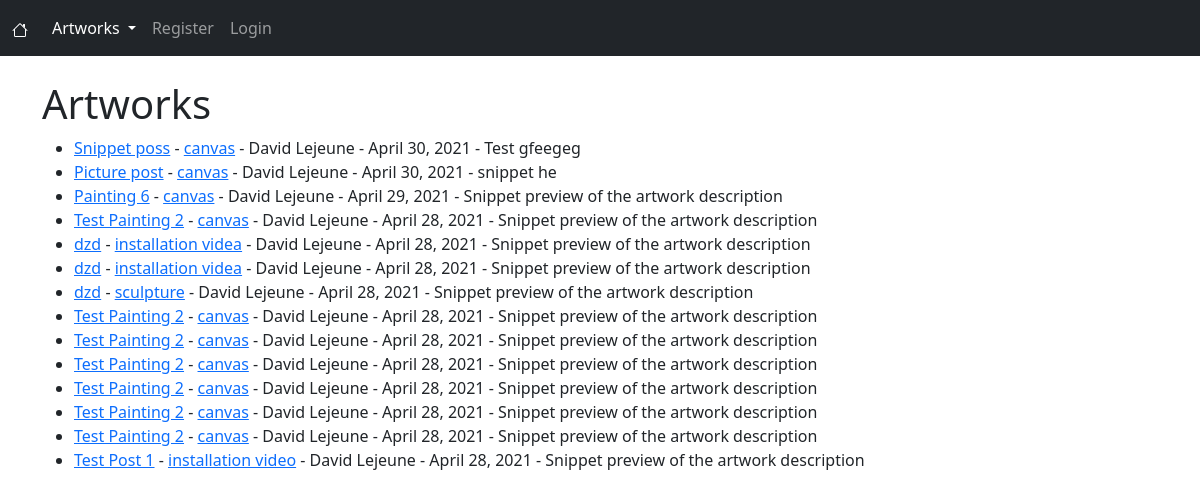
The app's page /artworks/ with its own data.
### artworks/models.py (models this page shows, shortened)
class Artwork(models.Model):
    title = models.CharField(max_length=255)
    header_image = models.ImageField(null=True, blank=True, upload_to="images/")
    title_tag = models.CharField(max_length=255)
    author = models.ForeignKey(User, on_delete=models.CASCADE)
    body = RichTextField(blank=True, null=True)
    snippet = models.CharField(max_length=255)
    artwork_date = models.DateField(auto_now_add=True)
    category = models.CharField(max_length=255, default='No category')
    likes = models.ManyToManyField(User, related_name='artwork_post')

### artworks/views.py (the view)
# urls.py: path('artworks/', ArtworkView.as_view(), name="artworks"),
class ArtworkView(ListView):
    model = Artwork
    template_name = 'artworks.html'
    ordering = ['-artwork_date']
    def get_context_data(self, *args, **kwargs):
        cat_menu = Category.objects.all()
        context = super(ArtworkView, self).get_context_data(*args, **kwargs)
        context["cat_menu"] = cat_menu
        return context

### artworks/models.py (called while the page is built)
    def __str__(self):
        return self.name

### artworks/templates/artworks.html (shortened to what this page needs)
{% extends 'base.html' %}
{% block content %}
<h1>Artworks</h1>
<ul>
    {% for artwork in object_list %}
        <li><a href="{% url 'artwork-detail' artwork.pk %}">{{ artwork.title }}</a> -
            <a href="{% url 'category' artwork.category|slugify %}">{{ artwork.category}}</a> -
            {{ artwork.author.first_name }} {{ artwork.author.last_name }} - {{ artwork.artwork_date }} -
            {{ artwork.snippet }}
        </li>
    {% endfor %}
</ul>
{% endblock %}

### records on screen
Artwork: title "Snippet poss", category "canvas", author.first_name "David", author.last_name "Lejeune", artwork_date "April 30, 2021", snippet "Test gfeegeg"
Artwork: title "Picture post", category "canvas", author.first_name "David", author.last_name "Lejeune", artwork_date "April 30, 2021", snippet "snippet he"
Artwork: title "Painting 6", category "canvas", author.first_name "David", author.last_name "Lejeune", artwork_date "April 29, 2021", snippet "Snippet preview of the artwork description"
Artwork: title "Test Painting 2", category "canvas", author.first_name "David", author.last_name "Lejeune", artwork_date "April 28, 2021", snippet "Snippet preview of the artwork description"
Artwork: title "dzd", category "installation videa", author.first_name "David", author.last_name "Lejeune", artwork_date "April 28, 2021", snippet "Snippet preview of the artwork description"
Artwork: title "dzd", category "installation videa", author.first_name "David", author.last_name "Lejeune", artwork_date "April 28, 2021", snippet "Snippet preview of the artwork description"
Artwork: title "dzd", category "sculpture", author.first_name "David", author.last_name "Lejeune", artwork_date "April 28, 2021", snippet "Snippet preview of the artwork description"
Artwork: title "Test Painting 2", category "canvas", author.first_name "David", author.last_name "Lejeune", artwork_date "April 28, 2021", snippet "Snippet preview of the artwork description"
Artwork: title "Test Painting 2", category "canvas", author.first_name "David", author.last_name "Lejeune", artwork_date "April 28, 2021", snippet "Snippet preview of the artwork description"
Artwork: title "Test Painting 2", category "canvas", author.first_name "David", author.last_name "Lejeune", artwork_date "April 28, 2021", snippet "Snippet preview of the artwork description"
Artwork: title "Test Painting 2", category "canvas", author.first_name "David", author.last_name "Lejeune", artwork_date "April 28, 2021", snippet "Snippet preview of the artwork description"
Artwork: title "Test Painting 2", category "canvas", author.first_name "David", author.last_name "Lejeune", artwork_date "April 28, 2021", snippet "Snippet preview of the artwork description"
Artwork: title "Test Painting 2", category "canvas", author.first_name "David", author.last_name "Lejeune", artwork_date "April 28, 2021", snippet "Snippet preview of the artwork description"
Artwork: title "Test Post 1", category "installation video", author.first_name "David", author.last_name "Lejeune", artwork_date "April 28, 2021", snippet "Snippet preview of the artwork description"
